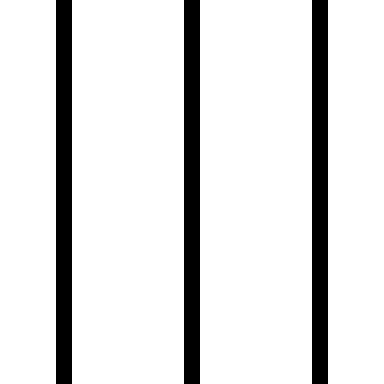

This game map was drawn from its Tiled (.tmx) file and the tilesets committed beside it. A one-line description and the full map source follow:
An orthogonal 3x3 tile map with 128x128 px tiles, 1 tile layer (Tile Layer 1).

<map version="1.5" tiledversion="1.7.2" orientation="orthogonal" renderorder="right-down" width="3" height="3" tilewidth="128" tileheight="128" infinite="0" nextlayerid="2" nextobjectid="1">
 <tileset firstgid="1" name="g1" tilewidth="128" tileheight="128" tilecount="15" columns="0">
  <grid orientation="orthogonal" width="1" height="1" />
  <tile id="0">
   <image width="128" height="128" source="../tileset/0.bmp" />
  </tile>
  <tile id="1">
   <image width="128" height="128" source="../tileset/1.bmp" />
  </tile>
  <tile id="2">
   <image width="128" height="128" source="../tileset/2.bmp" />
  </tile>
  <tile id="3">
   <image width="128" height="128" source="../tileset/3.bmp" />
  </tile>
  <tile id="4">
   <image width="128" height="128" source="../tileset/4.bmp" />
  </tile>
  <tile id="5">
   <image width="128" height="128" source="../tileset/5.bmp" />
  </tile>
  <tile id="6">
   <image width="128" height="128" source="../tileset/6.bmp" />
  </tile>
  <tile id="7">
   <image width="128" height="128" source="../tileset/7.bmp" />
  </tile>
  <tile id="8">
   <image width="128" height="128" source="../tileset/8.bmp" />
  </tile>
  <tile id="9">
   <image width="128" height="128" source="../tileset/9.bmp" />
  </tile>
  <tile id="10">
   <image width="128" height="128" source="../tileset/10.bmp" />
  </tile>
  <tile id="11">
   <image width="128" height="128" source="../tileset/11.bmp" />
  </tile>
  <tile id="12">
   <image width="128" height="128" source="../tileset/12.bmp" />
  </tile>
  <tile id="13">
   <image width="128" height="128" source="../tileset/13.bmp" />
  </tile>
  <tile id="14">
   <image width="128" height="128" source="../tileset/14.bmp" />
  </tile>
 </tileset>
 <layer id="1" name="Tile Layer 1" width="3" height="3">
  <data encoding="csv">
5,5,5,
5,5,5,
5,5,5
</data>
 </layer>
</map>
